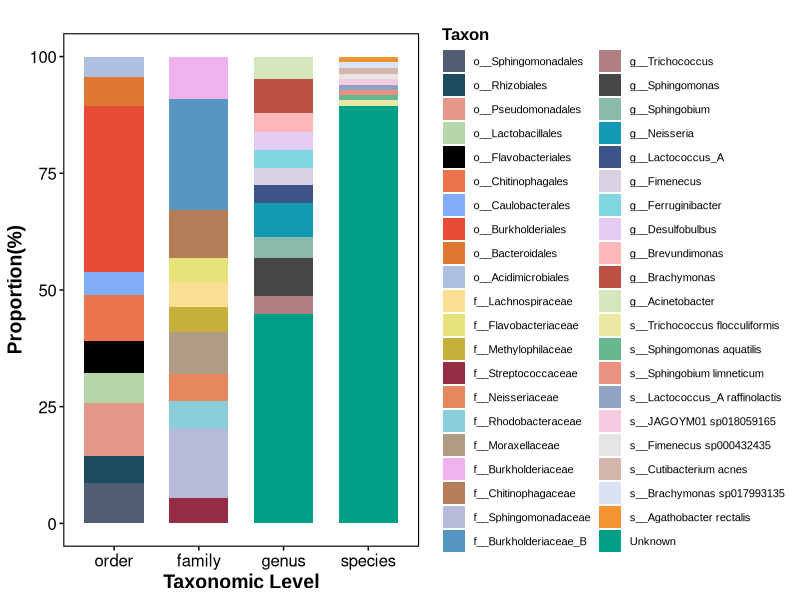

Write R code to recreate this figure.
# MAG in Clincial,Environment, Animal 
getwd()
setwd("/Users/yeguo/Desktop/宏基因组数据库(最终版)/公司版0418/Statistics_data/MAG/")
library(readxl)
library(tidyverse)
library(ggplot2)
library(ggforce)
library(ggrepel)
list.files()
data <- read.csv("MAG_Environment.csv") ### "MAG_Animal.csv" and "MAG_Clincial.csv"
dim(data)

species_counts <- data %>%
  mutate(
    species = str_split(paste0(";", Classification), ";") %>% map_chr(8)
  ) %>% 
  mutate(species = str_replace(species, "^s__$", "Unknown")) %>%
  count(species) %>%
  top_n(10, n) %>%
  rename(taxon = species, count = n)

genus_counts <- data %>%
  mutate(
    genus = str_split(paste0(";", Classification), ";") %>% map_chr(7)
  ) %>% 
  mutate(genus = str_replace(genus, "^g__$", "Unknown")) %>%
  count(genus) %>%
  top_n(10, n) %>%
  rename(taxon = genus, count = n)

family_counts <- data %>%
  mutate(
    family = str_split(paste0(";", Classification), ";") %>% map_chr(6)
  ) %>% 
  mutate(family = str_replace(family, "^f__$", "Unknown")) %>%
  count(family) %>%
  arrange(desc(n)) %>%  # 按计数从大到小排序
  top_n(10, n) %>%
  rename(taxon = family, count = n)

order_counts <- data %>%
  mutate(
    order = str_split(paste0(";", Classification), ";") %>% map_chr(5)
  ) %>% 
  mutate(order = str_replace(order, "^o__$", "Unknown")) %>%
  count(order) %>%
  top_n(10, n) %>%
  rename(taxon = order, count = n)

# 添加标识符列
species_counts <- species_counts %>% mutate(Taxonomic_level = "species")
genus_counts <- genus_counts %>% mutate(Taxonomic_level = "genus")
family_counts <- family_counts %>% mutate(Taxonomic_level = "family")
order_counts <- order_counts %>% mutate(Taxonomic_level = "order")

# 追加结果
combined_data <- bind_rows(species_counts, genus_counts,  family_counts, order_counts)

# 查看追加后的结果
head(combined_data)


# 计算每个分类级别的总频数
total_counts <- combined_data %>% 
  group_by(Taxonomic_level) %>% 
  summarise(total = sum(count))

# 合并数据和总频数
combined_data <- left_join(combined_data, total_counts, by = "Taxonomic_level")

# 计算百分比
combined_data <- combined_data %>% 
  mutate(percentage = count / total * 100)

# 颜色填充
taxon_colors <- c("#515D73","#1E4A5D","#E39889","#B4D6A8","#000000","#E9744E","#80ACF9","#E64B35FF","#DE7833",
                  "#AEC0E0","#FBDF94","#E5E37A","#C7AF3C","#952B45","#E5885D","#8ACEDC","#B09C85FF","#F0B2EF",
                  "#B67D59","#B8BADA","#5796C1","#B07F82","#474747","#8BBAAD","#1399B2","#3C5488FF","#D9D1E3",
                  "#80d7e1","#e4cbf2","#ffb7ba","#bf5046","#D4E6BC","#ece7a3","#008B4599","#EB9184","#8FA2C3",
                  "#f5cbe1","#e6e5e3","#d2b5ab","#d9e3f5","#f29432","#00A087FF","#8491B4FF","#4087B9","#CDB25C",
                  "#8DD2C5","#BFBCDA","#F47F72","#7FB2D5","#FBB461","#B5D66B","#D9D9D9", "#B5CBE2",
                  "#551C6E","#42BCB2","#A37E7D","#516770","#EDD6D7","#6FAE45","#9b4692","#AEB6CF","#C58F84", "#9c9895",
                  "#B6AD9C","#1E90FF","#800000","#F58383","#43978F","#9EC4BE","#ABD0F1",
                  "#DCE9F4","#E56F5E","#F19685","#F6C957","#FFB77F","#FBE8D5","#912C2C","#F2BB6B",
                  "#C2ABC8","#329845","#AED185","#276C9E","#A3C9D5","#BFC1A5","#F6C6F6","#98CAF7","#FFF8AB","#CDC0DB",
                  "#A0DDAF","#F8D3A9","#F2BF9E","#4091CF","#A1C6E7","#8CBA54","#CCDDAE","#97C8AF","#8FC9E2","#A797DA")



# 重新排序因子级别
combined_data$Taxonomic_level <- factor(combined_data$Taxonomic_level, 
                                        levels = c("order", "family", "genus", "species"))

# 绘制百分比图
ggplot(combined_data, aes(x = Taxonomic_level, y = percentage, fill = taxon)) +
  geom_bar(stat = "identity", width = 0.7) +  # 调整柱子宽度为0.7
  labs(title = "",x = "Taxonomic Level", y = "Proportion(%)") +
  theme_minimal() +
  labs(title = "",x = "Taxonomic Level", y = "Proportion(%)") +
  scale_fill_manual(values = taxon_colors, breaks = rev(unique(combined_data$taxon))) +
  theme(legend.position = "right",
        panel.background = element_blank(),  # 去除背景色
        panel.grid = element_blank(),  # 去掉默认线条
        panel.border = element_rect(fill=NA,color="black", size= 0.75, linetype="solid"), # 面板边框
        axis.line = element_line(color = "black", size = 0.05, linetype = "solid"),  # 添加坐标轴
        axis.text = element_text(color = "black"),  # 添加坐标轴文本
        axis.title = element_text(color = "black"),
        axis.ticks = element_line(color = "black"),
        legend.text = element_text(color = "black", family = "Arial", size = 8), 
        axis.text.x = element_text(color = "black", size = 12),  # 横坐标轴文本
        axis.text.y = element_text(color = "black", size = 12),  # 纵坐标轴文本
        axis.title.x = element_text(color = "black", size = 14, face = "bold", family = "Arial"),  # 横坐标轴标题
        axis.title.y = element_text(color = "black", size = 14, face = "bold", family = "Arial"), # 纵坐标轴标题 
        legend.title = element_text(size = 12, family = "Arial", face = "bold")) +  # 图列标题
  guides(fill = guide_legend( ncol = 2, byrow = F, title = "Taxon"))
